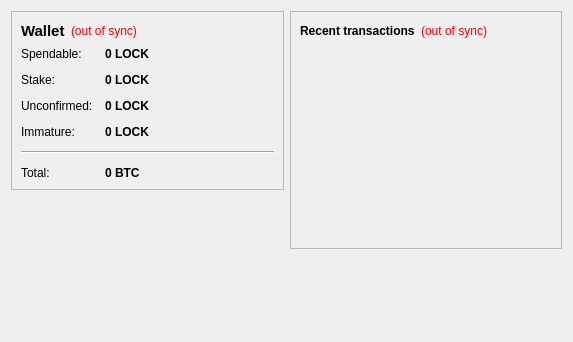
<?xml version="1.0" encoding="UTF-8"?>
<ui version="4.0">
 <class>OverviewPage</class>
 <widget class="QWidget" name="OverviewPage">
  <property name="geometry">
   <rect>
    <x>0</x>
    <y>0</y>
    <width>573</width>
    <height>342</height>
   </rect>
  </property>
  <property name="windowTitle">
   <string>Form</string>
  </property>
  <layout class="QHBoxLayout" name="horizontalLayout" stretch="1,1">
   <item>
    <layout class="QVBoxLayout" name="verticalLayout_2">
     <item>
      <widget class="QFrame" name="frame">
       <property name="frameShape">
        <enum>QFrame::StyledPanel</enum>
       </property>
       <property name="frameShadow">
        <enum>QFrame::Raised</enum>
       </property>
       <layout class="QVBoxLayout" name="verticalLayout_4">
        <item>
         <layout class="QHBoxLayout" name="horizontalLayout_4">
          <item>
           <widget class="QLabel" name="label_5">
            <property name="font">
             <font>
              <pointsize>11</pointsize>
              <weight>75</weight>
              <bold>true</bold>
             </font>
            </property>
            <property name="text">
             <string>Wallet</string>
            </property>
           </widget>
          </item>
          <item>
           <widget class="QLabel" name="labelWalletStatus">
            <property name="toolTip">
             <string>The displayed information may be out of date. Your wallet automatically synchronizes with the Lock network after a connection is established, but this process has not completed yet.</string>
            </property>
            <property name="styleSheet">
             <string notr="true">QLabel { color: red; }</string>
            </property>
            <property name="text">
             <string notr="true">(out of sync)</string>
            </property>
            <property name="alignment">
             <set>Qt::AlignLeading|Qt::AlignLeft|Qt::AlignVCenter</set>
            </property>
           </widget>
          </item>
          <item>
           <spacer name="horizontalSpacer_2">
            <property name="orientation">
             <enum>Qt::Horizontal</enum>
            </property>
            <property name="sizeHint" stdset="0">
             <size>
              <width>40</width>
              <height>20</height>
             </size>
            </property>
           </spacer>
          </item>
         </layout>
        </item>
        <item>
         <layout class="QFormLayout" name="formLayout_2">
          <property name="fieldGrowthPolicy">
           <enum>QFormLayout::AllNonFixedFieldsGrow</enum>
          </property>
          <property name="horizontalSpacing">
           <number>12</number>
          </property>
          <property name="verticalSpacing">
           <number>12</number>
          </property>
          <item row="0" column="0">
           <widget class="QLabel" name="label">
            <property name="text">
             <string>Spendable:</string>
            </property>
           </widget>
          </item>
          <item row="0" column="1">
           <widget class="QLabel" name="labelBalance">
            <property name="font">
             <font>
              <weight>75</weight>
              <bold>true</bold>
             </font>
            </property>
            <property name="cursor">
             <cursorShape>IBeamCursor</cursorShape>
            </property>
            <property name="toolTip">
             <string>Your current spendable balance</string>
            </property>
            <property name="text">
             <string notr="true">0 LOCK</string>
            </property>
            <property name="textInteractionFlags">
             <set>Qt::LinksAccessibleByMouse|Qt::TextSelectableByKeyboard|Qt::TextSelectableByMouse</set>
            </property>
           </widget>
          </item>
          <item row="1" column="0">
           <widget class="QLabel" name="label_6">
            <property name="text">
             <string>Stake:</string>
            </property>
           </widget>
          </item>
          <item row="1" column="1">
           <widget class="QLabel" name="labelStake">
            <property name="font">
             <font>
              <weight>75</weight>
              <bold>true</bold>
             </font>
            </property>
            <property name="cursor">
             <cursorShape>IBeamCursor</cursorShape>
            </property>
            <property name="toolTip">
             <string>Total of coins that was staked, and do not yet count toward the current balance</string>
            </property>
            <property name="text">
             <string notr="true">0 LOCK</string>
            </property>
            <property name="textInteractionFlags">
             <set>Qt::LinksAccessibleByMouse|Qt::TextSelectableByKeyboard|Qt::TextSelectableByMouse</set>
            </property>
           </widget>
          </item>
          <item row="2" column="0">
           <widget class="QLabel" name="label_3">
            <property name="text">
             <string>Unconfirmed:</string>
            </property>
           </widget>
          </item>
          <item row="2" column="1">
           <widget class="QLabel" name="labelUnconfirmed">
            <property name="font">
             <font>
              <weight>75</weight>
              <bold>true</bold>
             </font>
            </property>
            <property name="cursor">
             <cursorShape>IBeamCursor</cursorShape>
            </property>
            <property name="toolTip">
             <string>Total of transactions that have yet to be confirmed, and do not yet count toward the current balance</string>
            </property>
            <property name="text">
             <string notr="true">0 LOCK</string>
            </property>
            <property name="textInteractionFlags">
             <set>Qt::LinksAccessibleByMouse|Qt::TextSelectableByKeyboard|Qt::TextSelectableByMouse</set>
            </property>
           </widget>
          </item>
          <item row="3" column="0">
           <widget class="QLabel" name="labelImmatureText">
            <property name="text">
             <string>Immature:</string>
            </property>
           </widget>
          </item>
          <item row="3" column="1">
           <widget class="QLabel" name="labelImmature">
            <property name="font">
             <font>
              <weight>75</weight>
              <bold>true</bold>
             </font>
            </property>
            <property name="toolTip">
             <string>Mined balance that has not yet matured</string>
            </property>
            <property name="text">
             <string notr="true">0 LOCK</string>
            </property>
            <property name="textInteractionFlags">
             <set>Qt::LinksAccessibleByMouse|Qt::TextSelectableByKeyboard|Qt::TextSelectableByMouse</set>
            </property>
           </widget>
          </item>
          <item row="4" column="0" colspan="2">
           <widget class="Line" name="line">
            <property name="orientation">
             <enum>Qt::Horizontal</enum>
            </property>
           </widget>
          </item>
          <item row="5" column="0">
           <widget class="QLabel" name="labelTotalText">
            <property name="text">
             <string>Total:</string>
            </property>
           </widget>
          </item>
          <item row="5" column="1">
           <widget class="QLabel" name="labelTotal">
            <property name="font">
             <font>
              <weight>75</weight>
              <bold>true</bold>
             </font>
            </property>
            <property name="cursor">
             <cursorShape>IBeamCursor</cursorShape>
            </property>
            <property name="toolTip">
             <string>Your current total balance</string>
            </property>
            <property name="text">
             <string notr="true">0 BTC</string>
            </property>
            <property name="textInteractionFlags">
             <set>Qt::LinksAccessibleByMouse|Qt::TextSelectableByKeyboard|Qt::TextSelectableByMouse</set>
            </property>
           </widget>
          </item>
         </layout>
        </item>
       </layout>
      </widget>
     </item>
     <item>
      <spacer name="verticalSpacer">
       <property name="orientation">
        <enum>Qt::Vertical</enum>
       </property>
       <property name="sizeHint" stdset="0">
        <size>
         <width>20</width>
         <height>40</height>
        </size>
       </property>
      </spacer>
     </item>
    </layout>
   </item>
   <item>
    <layout class="QVBoxLayout" name="verticalLayout_3">
     <item>
      <widget class="QFrame" name="frame_2">
       <property name="frameShape">
        <enum>QFrame::StyledPanel</enum>
       </property>
       <property name="frameShadow">
        <enum>QFrame::Raised</enum>
       </property>
       <layout class="QVBoxLayout" name="verticalLayout">
        <item>
         <layout class="QHBoxLayout" name="horizontalLayout_2">
          <item>
           <widget class="QLabel" name="label_4">
            <property name="text">
             <string>&lt;b&gt;Recent transactions&lt;/b&gt;</string>
            </property>
           </widget>
          </item>
          <item>
           <widget class="QLabel" name="labelTransactionsStatus">
            <property name="toolTip">
             <string>The displayed information may be out of date. Your wallet automatically synchronizes with the Lock network after a connection is established, but this process has not completed yet.</string>
            </property>
            <property name="styleSheet">
             <string notr="true">QLabel { color: red; }</string>
            </property>
            <property name="text">
             <string notr="true">(out of sync)</string>
            </property>
            <property name="alignment">
             <set>Qt::AlignRight|Qt::AlignTrailing|Qt::AlignVCenter</set>
            </property>
           </widget>
          </item>
          <item>
           <spacer name="horizontalSpacer">
            <property name="orientation">
             <enum>Qt::Horizontal</enum>
            </property>
            <property name="sizeHint" stdset="0">
             <size>
              <width>40</width>
              <height>20</height>
             </size>
            </property>
           </spacer>
          </item>
         </layout>
        </item>
        <item>
         <widget class="QListView" name="listTransactions">
          <property name="styleSheet">
           <string notr="true">QListView { background: transparent; }</string>
          </property>
          <property name="frameShape">
           <enum>QFrame::NoFrame</enum>
          </property>
          <property name="verticalScrollBarPolicy">
           <enum>Qt::ScrollBarAlwaysOff</enum>
          </property>
          <property name="horizontalScrollBarPolicy">
           <enum>Qt::ScrollBarAlwaysOff</enum>
          </property>
          <property name="selectionMode">
           <enum>QAbstractItemView::NoSelection</enum>
          </property>
         </widget>
        </item>
       </layout>
      </widget>
     </item>
     <item>
      <spacer name="verticalSpacer_2">
       <property name="orientation">
        <enum>Qt::Vertical</enum>
       </property>
       <property name="sizeHint" stdset="0">
        <size>
         <width>20</width>
         <height>40</height>
        </size>
       </property>
      </spacer>
     </item>
    </layout>
   </item>
  </layout>
 </widget>
 <resources/>
 <connections/>
</ui>
